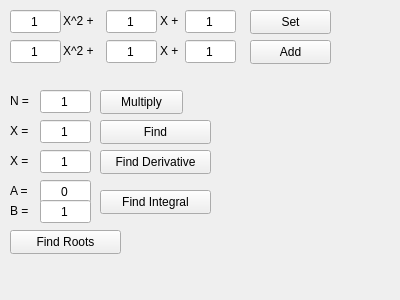
<?xml version="1.0" encoding="UTF-8"?>
<ui version="4.0">
 <class>MainWindow</class>
 <widget class="QMainWindow" name="MainWindow">
  <property name="geometry">
   <rect>
    <x>0</x>
    <y>0</y>
    <width>400</width>
    <height>300</height>
   </rect>
  </property>
  <property name="windowTitle">
   <string>Polynomial</string>
  </property>
  <widget class="QWidget" name="centralwidget">
   <widget class="QPushButton" name="createButton">
    <property name="geometry">
     <rect>
      <x>250</x>
      <y>10</y>
      <width>81</width>
      <height>24</height>
     </rect>
    </property>
    <property name="text">
     <string>Set</string>
    </property>
   </widget>
   <widget class="QLineEdit" name="a0LineEdit">
    <property name="geometry">
     <rect>
      <x>10</x>
      <y>10</y>
      <width>51</width>
      <height>23</height>
     </rect>
    </property>
    <property name="text">
     <string>1</string>
    </property>
    <property name="alignment">
     <set>Qt::AlignCenter</set>
    </property>
   </widget>
   <widget class="QLineEdit" name="a1LineEdit">
    <property name="geometry">
     <rect>
      <x>106</x>
      <y>10</y>
      <width>51</width>
      <height>23</height>
     </rect>
    </property>
    <property name="text">
     <string>1</string>
    </property>
    <property name="alignment">
     <set>Qt::AlignCenter</set>
    </property>
   </widget>
   <widget class="QLineEdit" name="a2LineEdit">
    <property name="geometry">
     <rect>
      <x>185</x>
      <y>10</y>
      <width>51</width>
      <height>23</height>
     </rect>
    </property>
    <property name="text">
     <string>1</string>
    </property>
    <property name="frame">
     <bool>true</bool>
    </property>
    <property name="alignment">
     <set>Qt::AlignCenter</set>
    </property>
   </widget>
   <widget class="QLabel" name="label">
    <property name="geometry">
     <rect>
      <x>63</x>
      <y>10</y>
      <width>41</width>
      <height>21</height>
     </rect>
    </property>
    <property name="text">
     <string>X^2 +</string>
    </property>
   </widget>
   <widget class="QLabel" name="label_2">
    <property name="geometry">
     <rect>
      <x>160</x>
      <y>10</y>
      <width>31</width>
      <height>21</height>
     </rect>
    </property>
    <property name="text">
     <string>X +</string>
    </property>
   </widget>
   <widget class="QLineEdit" name="findXLineEdit">
    <property name="geometry">
     <rect>
      <x>40</x>
      <y>120</y>
      <width>51</width>
      <height>23</height>
     </rect>
    </property>
    <property name="text">
     <string>1</string>
    </property>
    <property name="alignment">
     <set>Qt::AlignCenter</set>
    </property>
   </widget>
   <widget class="QLabel" name="label_3">
    <property name="geometry">
     <rect>
      <x>10</x>
      <y>120</y>
      <width>31</width>
      <height>21</height>
     </rect>
    </property>
    <property name="text">
     <string>X = </string>
    </property>
   </widget>
   <widget class="QPushButton" name="findButton">
    <property name="geometry">
     <rect>
      <x>100</x>
      <y>120</y>
      <width>111</width>
      <height>24</height>
     </rect>
    </property>
    <property name="text">
     <string>Find</string>
    </property>
   </widget>
   <widget class="QLabel" name="findResultLabel">
    <property name="geometry">
     <rect>
      <x>220</x>
      <y>120</y>
      <width>71</width>
      <height>21</height>
     </rect>
    </property>
    <property name="text">
     <string/>
    </property>
   </widget>
   <widget class="QPushButton" name="multiplyButton">
    <property name="geometry">
     <rect>
      <x>100</x>
      <y>90</y>
      <width>83</width>
      <height>24</height>
     </rect>
    </property>
    <property name="text">
     <string>Multiply</string>
    </property>
   </widget>
   <widget class="QLabel" name="label_4">
    <property name="geometry">
     <rect>
      <x>10</x>
      <y>90</y>
      <width>31</width>
      <height>21</height>
     </rect>
    </property>
    <property name="text">
     <string>N = </string>
    </property>
   </widget>
   <widget class="QLineEdit" name="nLineEdit">
    <property name="geometry">
     <rect>
      <x>40</x>
      <y>90</y>
      <width>51</width>
      <height>23</height>
     </rect>
    </property>
    <property name="text">
     <string>1</string>
    </property>
    <property name="alignment">
     <set>Qt::AlignCenter</set>
    </property>
   </widget>
   <widget class="QLabel" name="findDerResultLabel">
    <property name="geometry">
     <rect>
      <x>220</x>
      <y>150</y>
      <width>71</width>
      <height>21</height>
     </rect>
    </property>
    <property name="text">
     <string/>
    </property>
   </widget>
   <widget class="QPushButton" name="findDerButton">
    <property name="geometry">
     <rect>
      <x>100</x>
      <y>150</y>
      <width>111</width>
      <height>24</height>
     </rect>
    </property>
    <property name="text">
     <string>Find Derivative</string>
    </property>
   </widget>
   <widget class="QLabel" name="label_5">
    <property name="geometry">
     <rect>
      <x>10</x>
      <y>150</y>
      <width>31</width>
      <height>21</height>
     </rect>
    </property>
    <property name="text">
     <string>X = </string>
    </property>
   </widget>
   <widget class="QLineEdit" name="findDerXLineEdit">
    <property name="geometry">
     <rect>
      <x>40</x>
      <y>150</y>
      <width>51</width>
      <height>23</height>
     </rect>
    </property>
    <property name="text">
     <string>1</string>
    </property>
    <property name="alignment">
     <set>Qt::AlignCenter</set>
    </property>
   </widget>
   <widget class="QLabel" name="label_6">
    <property name="geometry">
     <rect>
      <x>10</x>
      <y>180</y>
      <width>31</width>
      <height>21</height>
     </rect>
    </property>
    <property name="text">
     <string>A = </string>
    </property>
   </widget>
   <widget class="QLineEdit" name="aLineEdit">
    <property name="geometry">
     <rect>
      <x>40</x>
      <y>180</y>
      <width>51</width>
      <height>23</height>
     </rect>
    </property>
    <property name="text">
     <string>0</string>
    </property>
    <property name="alignment">
     <set>Qt::AlignCenter</set>
    </property>
   </widget>
   <widget class="QLabel" name="findIntegralResultLabel">
    <property name="geometry">
     <rect>
      <x>220</x>
      <y>190</y>
      <width>71</width>
      <height>21</height>
     </rect>
    </property>
    <property name="text">
     <string/>
    </property>
   </widget>
   <widget class="QPushButton" name="findIntegralButton">
    <property name="geometry">
     <rect>
      <x>100</x>
      <y>190</y>
      <width>111</width>
      <height>24</height>
     </rect>
    </property>
    <property name="text">
     <string>Find Integral</string>
    </property>
   </widget>
   <widget class="QLabel" name="label_7">
    <property name="geometry">
     <rect>
      <x>10</x>
      <y>200</y>
      <width>31</width>
      <height>21</height>
     </rect>
    </property>
    <property name="text">
     <string>B = </string>
    </property>
   </widget>
   <widget class="QLineEdit" name="bLineEdit">
    <property name="geometry">
     <rect>
      <x>40</x>
      <y>200</y>
      <width>51</width>
      <height>23</height>
     </rect>
    </property>
    <property name="text">
     <string>1</string>
    </property>
    <property name="alignment">
     <set>Qt::AlignCenter</set>
    </property>
   </widget>
   <widget class="QLabel" name="findRootsResultLabel">
    <property name="geometry">
     <rect>
      <x>130</x>
      <y>230</y>
      <width>261</width>
      <height>21</height>
     </rect>
    </property>
    <property name="text">
     <string/>
    </property>
   </widget>
   <widget class="QPushButton" name="findRootsButton">
    <property name="geometry">
     <rect>
      <x>10</x>
      <y>230</y>
      <width>111</width>
      <height>24</height>
     </rect>
    </property>
    <property name="text">
     <string>Find Roots</string>
    </property>
   </widget>
   <widget class="QPushButton" name="addButton">
    <property name="geometry">
     <rect>
      <x>250</x>
      <y>40</y>
      <width>81</width>
      <height>24</height>
     </rect>
    </property>
    <property name="text">
     <string>Add</string>
    </property>
   </widget>
   <widget class="QLineEdit" name="addA1LineEdit">
    <property name="geometry">
     <rect>
      <x>106</x>
      <y>40</y>
      <width>51</width>
      <height>23</height>
     </rect>
    </property>
    <property name="text">
     <string>1</string>
    </property>
    <property name="alignment">
     <set>Qt::AlignCenter</set>
    </property>
   </widget>
   <widget class="QLineEdit" name="addA2LineEdit">
    <property name="geometry">
     <rect>
      <x>185</x>
      <y>40</y>
      <width>51</width>
      <height>23</height>
     </rect>
    </property>
    <property name="text">
     <string>1</string>
    </property>
    <property name="frame">
     <bool>true</bool>
    </property>
    <property name="alignment">
     <set>Qt::AlignCenter</set>
    </property>
   </widget>
   <widget class="QLineEdit" name="addA0LineEdit">
    <property name="geometry">
     <rect>
      <x>10</x>
      <y>40</y>
      <width>51</width>
      <height>23</height>
     </rect>
    </property>
    <property name="text">
     <string>1</string>
    </property>
    <property name="alignment">
     <set>Qt::AlignCenter</set>
    </property>
   </widget>
   <widget class="QLabel" name="label_8">
    <property name="geometry">
     <rect>
      <x>63</x>
      <y>40</y>
      <width>41</width>
      <height>21</height>
     </rect>
    </property>
    <property name="text">
     <string>X^2 +</string>
    </property>
   </widget>
   <widget class="QLabel" name="label_9">
    <property name="geometry">
     <rect>
      <x>160</x>
      <y>40</y>
      <width>31</width>
      <height>21</height>
     </rect>
    </property>
    <property name="text">
     <string>X +</string>
    </property>
   </widget>
  </widget>
 </widget>
 <resources/>
 <connections/>
</ui>
